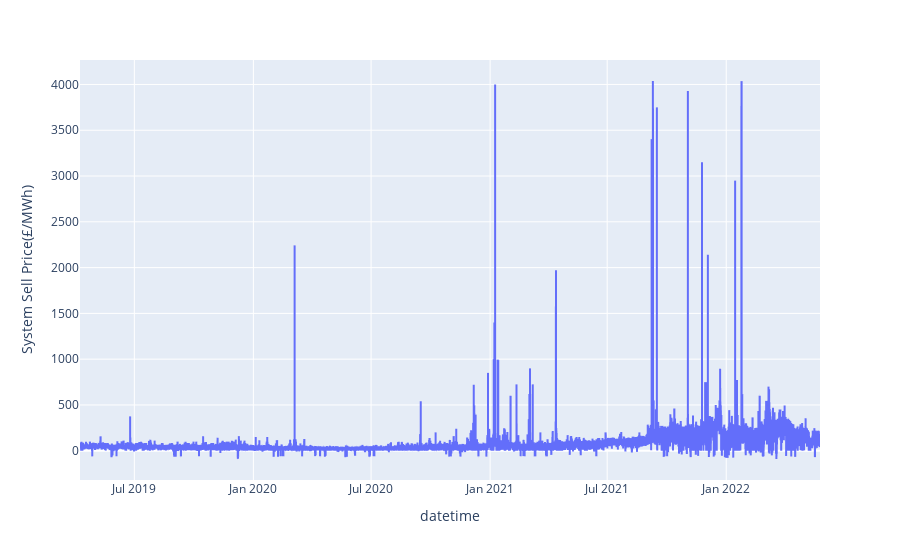

Source (notebook cell):
### Code cell
px.line(sip_df, x="datetime", y=SSP_COL)

### Figure 1 — Plotly figure (JSON) as saved in the notebook; plotly's stock layout.template omitted (floating-point values rounded to 4 significant figures; data arrays with more than 128 entries replaced by an {"elided": "..."} marker saying what was removed)
{"data": [{"hovertemplate": "datetime=%{x}<br>System Sell Price(£/MWh)=%{y}<extra></extra>", "legendgroup": "", "line": {"color": "#636efa", "dash": "solid"}, "marker": {"symbol": "circle"}, "mode": "lines", "name": "", "showlegend": false, "type": "scattergl", "x": {"elided": "54912 str values"}, "xaxis": "x", "y": {"elided": "54912 float values"}, "yaxis": "y"}], "layout": {"legend": {"tracegroupgap": 0}, "margin": {"t": 60}, "xaxis": {"anchor": "y", "domain": [0, 1], "title": {"text": "datetime"}}, "yaxis": {"anchor": "x", "domain": [0, 1], "title": {"text": "System Sell Price(£/MWh)"}}}}
